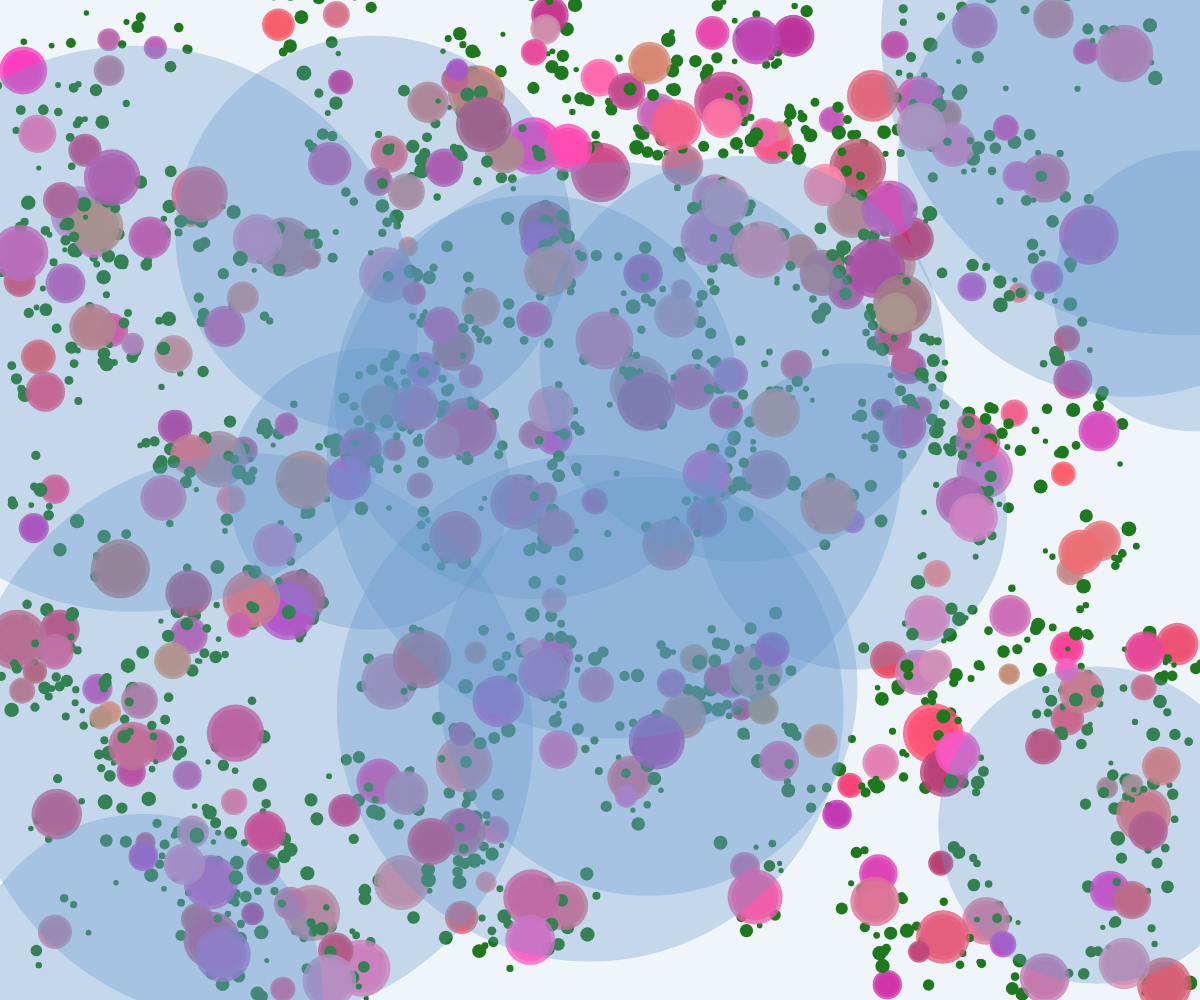
Frame 1 (no input)
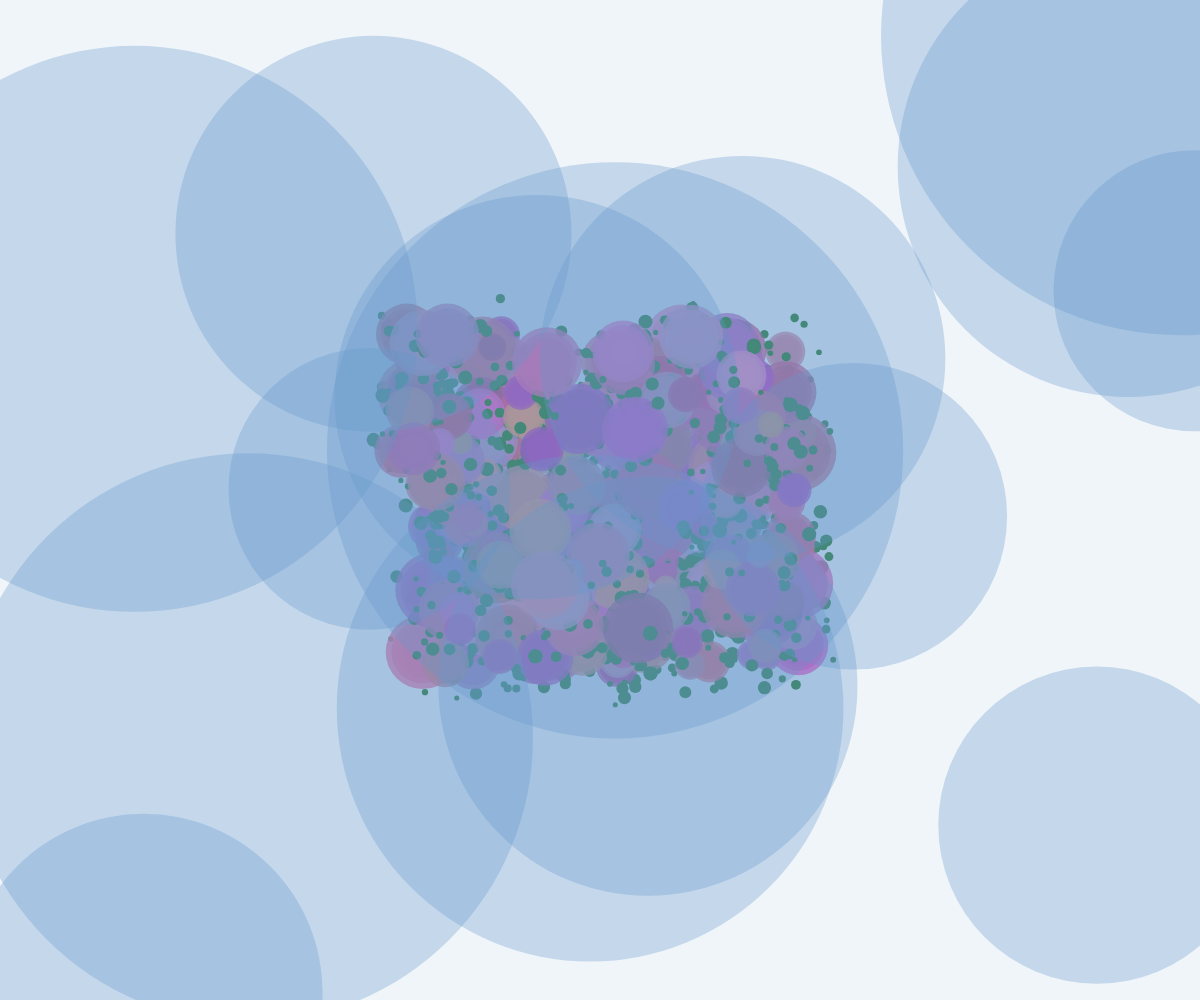
Frame 60 (no input)
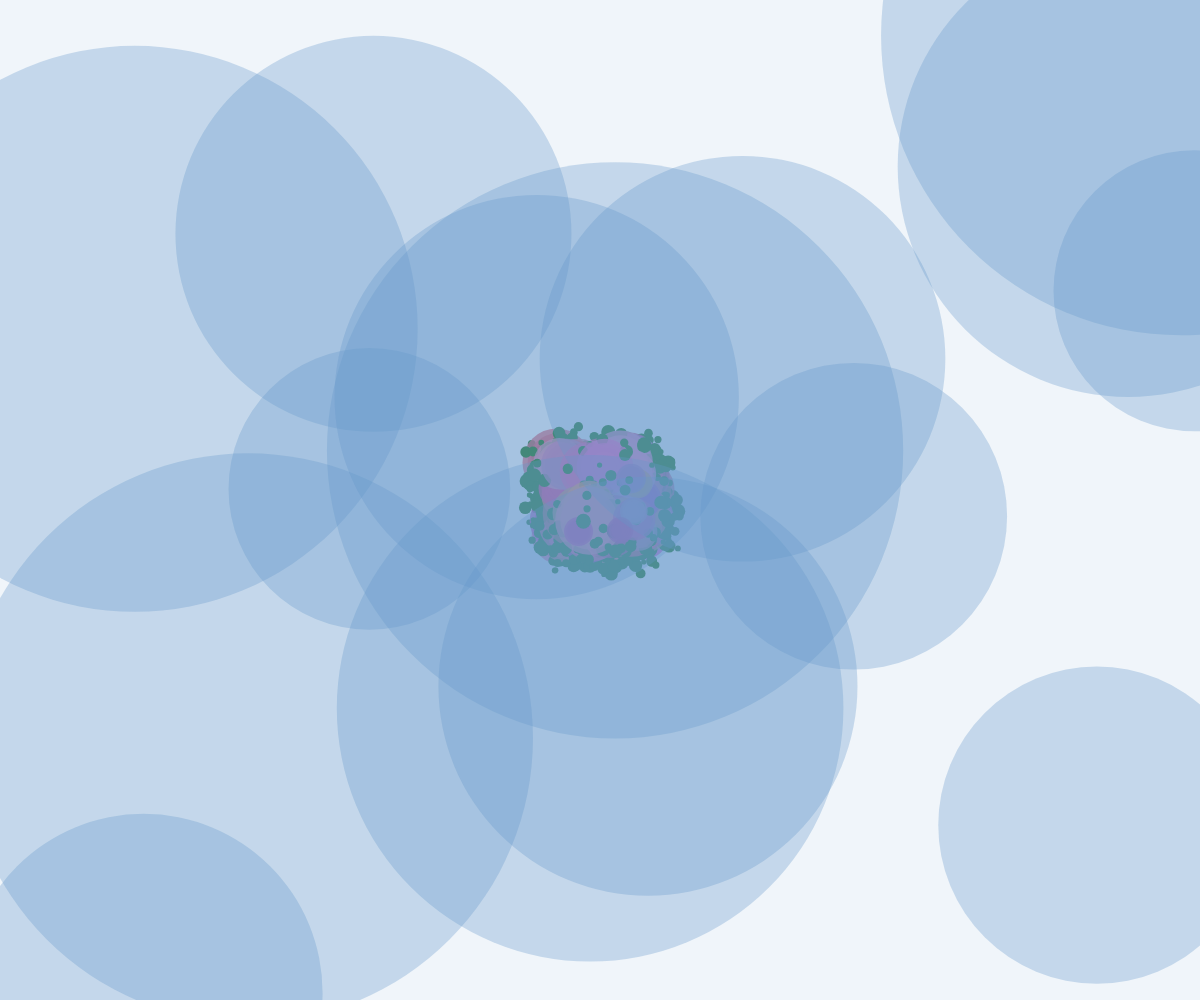
Frame 120 (the mouse pressed at the canvas centre since frame 60)

The p5.js sketch that drew these frames (run headless with seeded random() and noise() and a simulated clock; from frame 60 on, the mouse is pressed at the canvas centre):

// p5.js sketch
// ── sketch.js
let blooms = [];
let waterPatches = [];
let springiness = 0.02;
let waveSpeed = 0.005;
let waveMagnitude = 0.5;

class Bloom {
  constructor(x, y) {
    this.x = x;
    this.y = y;
    this.size = random(20, 60);
    this.color = color(random(180, 255), random(50, 150), random(100, 200), 200);
    this.originalColor = this.color;
    this.vx = 0;
    this.vy = 0;
    this.pulse = 0;
    this.pulseSpeed = random(0.005, 0.02);
    this.pulseDirection = 1;
    this.foliage = [];
    this.initFoliage();
    this.waveOffset = random(TWO_PI);
    this.isInWater = false;
  }

  initFoliage() {
    for (let i = 0; i < 5; i++) {
      this.foliage.push({
        angle: random(TWO_PI),
        distance: random(20, 40),
        size: random(5, 15)
      });
    }
  }

  update(time) {
    // Gentle wave motion
    let wave = sin(time * waveSpeed + this.waveOffset) * waveMagnitude;
    this.x += wave * 0.5;
    
    // Slow floating motion
    let dx = (windowWidth / 2 - this.x) * springiness;
    let dy = (windowHeight / 2 - this.y) * springiness;

    this.vx += dx;
    this.vy += dy;

    // Add some random motion
    this.vx += random(-0.05, 0.05);
    this.vy += random(-0.05, 0.05);

    // Apply velocity to position
    this.x += this.vx;
    this.y += this.vy;

    // Dampen velocity
    this.vx *= 0.98;
    this.vy *= 0.98;

    // Pulsing effect
    this.pulse += this.pulseSpeed * this.pulseDirection;
    if (this.pulse > 1 || this.pulse < 0) {
      this.pulseDirection *= -1;
    }

    // Boundary check and bounce
    if (this.x < 0 || this.x > windowWidth) {
      this.vx *= -0.8;
      this.x = constrain(this.x, 0, windowWidth);
    }
    if (this.y < 0 || this.y > windowHeight) {
      this.vy *= -0.8;
      this.y = constrain(this.y, 0, windowHeight);
    }

    // Check if in water
    this.isInWater = false;
    for (let patch of waterPatches) {
      let d = dist(this.x, this.y, patch.x, patch.y);
      if (d < patch.radius) {
        this.isInWater = true;
        break;
      }
    }
  }

  display() {
    push();
    translate(this.x, this.y);

    // Draw foliage
    for (let f of this.foliage) {
      let fx = cos(f.angle) * f.distance;
      let fy = sin(f.angle) * f.distance;
      fill(30, 120, 30);
      noStroke();
      ellipse(fx, fy, f.size, f.size);
    }

    // Draw bloom with pulsing effect
    let pulseSize = this.size * (1 + this.pulse * 0.3);
    fill(this.originalColor);
    noStroke();

    // Draw multiple layers for organic feel
    for (let i = 0; i < 5; i++) {
      let layerSize = pulseSize * (1 - i * 0.15);
      ellipse(0, 0, layerSize, layerSize);
    }

    pop();
  }
}

function setup() {
  createCanvas(windowWidth, windowHeight);
  noStroke();

  // Create initial blooms
  for (let i = 0; i < 300; i++) {
    let x = random(width);
    let y = random(height);
    blooms.push(new Bloom(x, y));
  }

  // Create water patches
  for (let i = 0; i < 15; i++) {
    let x = random(width);
    let y = random(height);
    let radius = random(100, 300);
    waterPatches.push({x, y, radius});
  }
}

function draw() {
  background(240, 245, 250);

  // Update and display all blooms
  for (let bloom of blooms) {
    bloom.update(frameCount);
    bloom.display();
  }

  // Draw water patches with reflective effect
  for (let patch of waterPatches) {
    fill(100, 150, 200, 80);
    noStroke();
    ellipse(patch.x, patch.y, patch.radius * 2, patch.radius * 2);
  }
}

function windowResized() {
  resizeCanvas(windowWidth, windowHeight);
}
